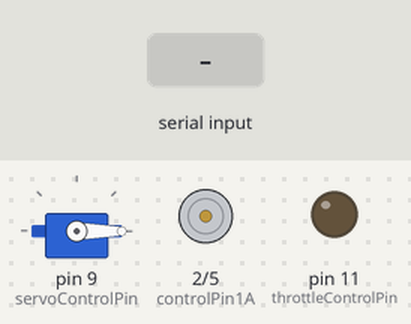
This sketch was run on a simulated Arduino Uno, built with avr-gcc and run on an emulated ATmega328P. Shown: servo, motor-driver pin pairs drawn as motors (green arrow = first pin HIGH = forward, orange = second pin HIGH = backward, longer = more drive), output pins drawn as LEDs (lit = HIGH). Inputs (shaded band) come from the test bench. What the sketch prints to the serial monitor is not drawn.

Above: at 1.2 s.
1.3 s: "90,45,200\n" received over Serial
At 1.6 s:
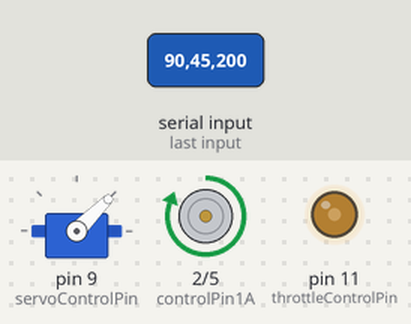
2.8 s: "30,150\n" received over Serial
At 3.8 s:
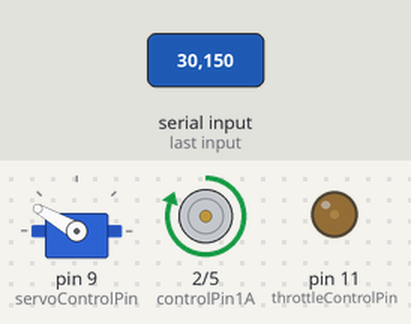
4.3 s: "1\n" received over Serial
At 5.5 s:
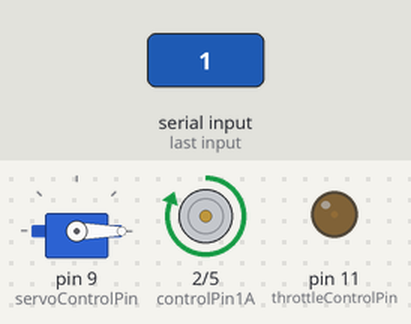
5.8 s: "90\n" received over Serial
At 7.0 s:
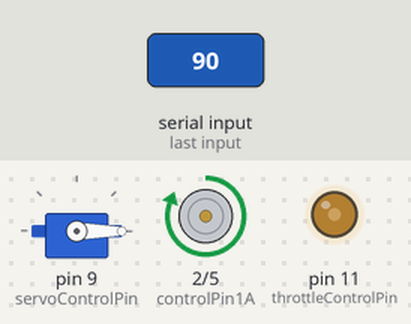
7.3 s: "200\n" received over Serial
At 8.3 s:
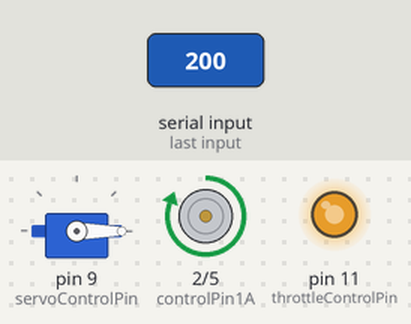
8.8 s: "1,90\n" received over Serial
At 9.4 s:
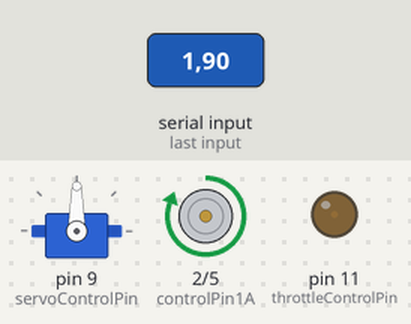
Timing chart, 0 to 11.3 s (numbered marks = the images above; inputs shaded):
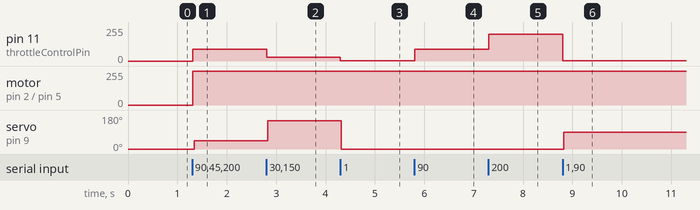

Measured:
- after the input at 1.3 s, pin 11 (throttleControlPin): 0/255 → 90/255 at once; motor on pin 2 (controlPin1A) / pin 5 (controlPin2A): stopped → forward 255/255 at once; servo on pin 9 (servoControlPin): 0° → 45° at once
- after the input at 2.8 s, pin 11 (throttleControlPin): 90/255 → 30/255 at once; servo on pin 9 (servoControlPin): 45° → 150° at once
- after the input at 4.3 s, pin 11 (throttleControlPin): 30/255 → 1/255 at once; servo on pin 9 (servoControlPin): 150° → 0° at once
- after the input at 5.8 s, pin 11 (throttleControlPin): 1/255 → 90/255 at once
- after the input at 7.3 s, pin 11 (throttleControlPin): 90/255 → 200/255 at once
- after the input at 8.8 s, pin 11 (throttleControlPin): 200/255 → 1/255 at once; servo on pin 9 (servoControlPin): 0° → 90° at once

The sketch:

legobot_arduino.ino
```cpp
/*
 Lego Powerfunctions car model controlled over bluetooth
 Arduino Uno controls motors and servo
 Remote controlled with android app developed with MIT App Inventor 2

 Circuit:
 * Serial communication   (uses Uno pin 0,1)    Bluetooth-module is attached (has to be detached when loading program
 over USB)
 * L293D with motor       (uses Uno digital pins 2,5,9)
 * L293D with servo       (uses Uno digital pins 6,8,3)
*/

// Used libraries:
#include <SPI.h>  // Serial Peripheral Interface Library
#include <Servo.h>
// #include <String.h>                          // contains function strtok: split string into tokens

Servo myservo;  // create servo object to control a servo, twelve servo objects can be created on most boards

// Motor control digital output pins defined as global constants (4 wheel drive with 2 Lego motors):
const int8_t controlPin1A = 2;         // L293D driver input 1A on pin no 2  http://www.ti.com/lit/ds/symlink/l293.pdf
                                       // connected to Arduino digital output pin 2
const int8_t controlPin2A = 5;         // L293D driver input 2A on pin no 7 connected to Arduino digital output pin 5
const int8_t throttleControlPin = 11;  // L293D ENable(1,2) input on pin no 1 connected to Arduino digital output pin 9

// Servo PWM control Pinout
const int8_t servoControlPin = 9;

// Motor control global variables:
// uint16 for 0-255 value
int16_t motorSpeed = 0;  // Motor speed 0..255
int16_t servoAngle = 0;  // variable to store the servo position

int8_t motorDirection = 1;  // Forward (1) or reverse (0)

void setup()
{
  Serial.begin(9600);       // initialize serial communication
  Serial.setTimeout(1000);  // 1000 ms time out

  myservo.attach(servoControlPin);  // attaches the servo on pin 9 to the servo object
  myservo.write(0);
  // Declare digital output pins:
  pinMode(controlPin1A, OUTPUT);          // 1A
  pinMode(controlPin2A, OUTPUT);          // 2A
  pinMode(throttleControlPin, OUTPUT);    // EN1,2
  digitalWrite(throttleControlPin, LOW);  // motor off
}

void loop()
{
  getControlData();
  SetMotorControl();  // adjust motor direction and speed
}

/*
L293 logic:    EN1,2   1A    2A
               H       H     L    Motor turns left  (Forward; motorDirection == 1)
               H       L     H    Motor turns right (Reverse; motorDirection == 0)

Motor speed:   PWM signal on EN1,2 (490 Hz; digital output value 0..255 for motorSpeed)
*/
void SetMotorControl()
{
  //  String print_str = "Motor Speed" + speed;
  Serial.print("Set Motor Throttle : ");
  Serial.println(motorSpeed);

  if (motorDirection == 1)  // Forward
  {
    digitalWrite(controlPin1A, HIGH);
    digitalWrite(controlPin2A, LOW);
  }
  else  // Reverse
  {
    digitalWrite(controlPin1A, LOW);
    digitalWrite(controlPin2A, HIGH);
  }
  analogWrite(throttleControlPin, motorSpeed);  // Speed

  Serial.print("Set Motor Steeiring : ");
  Serial.println(servoAngle);
  myservo.write(servoAngle);  // tell servo to go to position in variable 'pos'
}

int getThrottle()
{
  Serial.println(" ** Type Throttle  ** ");
  while (Serial.available() == 0)
  {
  }
  auto return_val = Serial.parseInt();

  return return_val;
}

int getSteering()
{
  Serial.println(" ** Type Angle ** ");
  while (Serial.available() == 0)
  {
  }
  auto return_val = Serial.parseInt();

  return return_val;
}

void getControlData()
{
  char buffer[16];
  char *strokBufer;

  while (Serial.available() == 0)
  {
  }

  int size = Serial.readBytesUntil('\n', buffer, sizeof(buffer) - 1);
  Serial.println(buffer);

  strokBufer = strtok(buffer, ",");
  motorSpeed = atoi(strokBufer);
  motorDirection = 1;
  if (motorSpeed < 0)
  {
    motorDirection = 0;
    motorSpeed *= -1;
  }

  Serial.print("Throttle : ");
  Serial.println(motorSpeed);

  strokBufer = strtok(NULL, ",");
  servoAngle = atoi(strokBufer);
  Serial.print("Steering : ");
  Serial.println(servoAngle);
}
```
